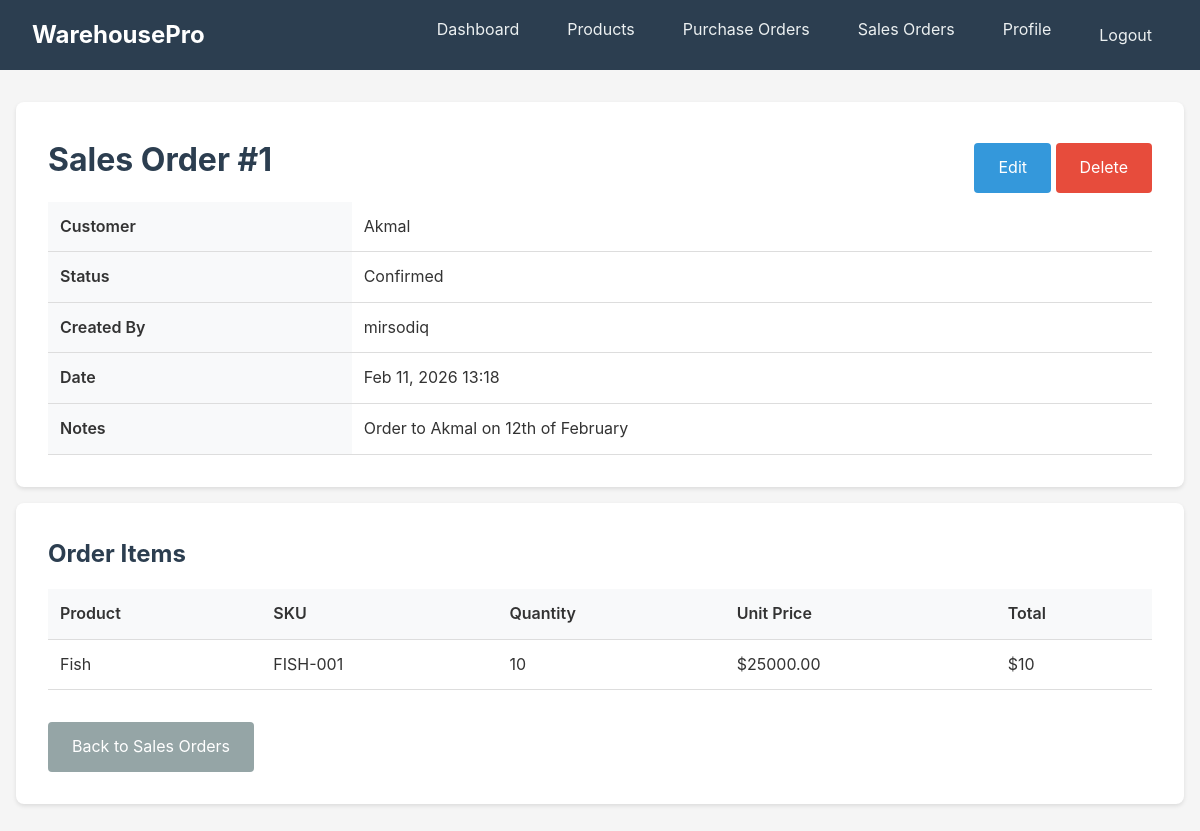
The app's page /orders/sales-orders/1/ (signed in) with its own data.
### orders/models.py (models this page shows, shortened)
class SalesOrder(models.Model):
    class Status(models.TextChoices):
        DRAFT = "DRAFT", "Draft"
        CONFIRMED = "CONFIRMED", "Confirmed"
        SHIPPED = "SHIPPED", "Shipped"
        CANCELLED = "CANCELLED", "Cancelled"
    customer = models.ForeignKey(Customer, on_delete=models.PROTECT, related_name="sales_orders")
    status = models.CharField(max_length=12, choices=Status.choices, default=Status.DRAFT)
    created_by = models.ForeignKey(settings.AUTH_USER_MODEL, on_delete=models.PROTECT, related_name="sales_orders")
    created_at = models.DateTimeField(auto_now_add=True)
    notes = models.TextField(blank=True)

class SalesOrderItem(models.Model):
    sales_order = models.ForeignKey(SalesOrder, on_delete=models.CASCADE, related_name="items")
    product = models.ForeignKey(Product, on_delete=models.PROTECT, related_name="so_items")
    quantity = models.PositiveIntegerField()
    unit_price = models.DecimalField(max_digits=12, decimal_places=2, default=0)
    class Meta:
        unique_together = ("sales_order", "product")

### inventory/models.py (models this page shows, shortened)
class TimeStampedModel(models.Model):
    created_at = models.DateTimeField(auto_now_add=True)
    updated_at = models.DateTimeField(auto_now=True)
    class Meta:
        abstract = True

class Customer(TimeStampedModel):
    name = models.CharField(max_length=200)
    phone = models.CharField(max_length=50, blank=True)
    email = models.EmailField(blank=True)
    address = models.TextField(blank=True)

class Product(TimeStampedModel):
    name = models.CharField(max_length=200)
    sku = models.CharField(max_length=60, unique=True)
    unit_price = models.DecimalField(max_digits=12, decimal_places=2, default=0)
    reorder_level = models.PositiveIntegerField(default=0)
    category = models.ForeignKey(Category, on_delete=models.PROTECT, related_name="products")
    suppliers = models.ManyToManyField(Supplier, related_name="products", blank=True)
    image = models.ImageField(upload_to="products/", blank=True, null=True)

### orders/views.py (the view)
# urls.py: path("sales-orders/<int:pk>/", views.so_detail, name="so_detail"),
@login_required
def so_detail(request, pk):
    order = get_object_or_404(SalesOrder.objects.select_related("customer", "created_by").prefetch_related("items__product"), pk=pk)
    return render(request, "orders/so_detail.html", {"order": order})

### orders/templates/orders/so_detail.html (shortened to what this page needs)
{% extends "base.html" %}
{% block content %}
<div class="card">
    <div style="display: flex; justify-content: space-between; align-items: center;">
        <h1>Sales Order #{{ order.pk }}</h1>
        <div>
            <a href="{% url 'orders:so_update' order.pk %}" class="btn btn-primary">Edit</a>
            <a href="{% url 'orders:so_delete' order.pk %}" class="btn btn-danger">Delete</a>
        </div>
    </div>
    <table>
        <tr>
            <th>Customer</th>
            <td>{{ order.customer.name }}</td>
        </tr>
        <tr>
            <th>Status</th>
            <td>{{ order.get_status_display }}</td>
        </tr>
        <tr>
            <th>Created By</th>
            <td>{{ order.created_by.username }}</td>
        </tr>
        <tr>
            <th>Date</th>
            <td>{{ order.created_at|date:"M d, Y H:i" }}</td>
        </tr>
        {% if order.notes %}
        <tr>
            <th>Notes</th>
            <td>{{ order.notes }}</td>
        </tr>
        {% endif %}
    </table>
</div>
<div class="card">
    <h2>Order Items</h2>
    {% if order.items.all %}
        <table>
            <thead>
                <tr>
                    <th>Product</th>
                    <th>SKU</th>
                    <th>Quantity</th>
                    <th>Unit Price</th>
                    <th>Total</th>
                </tr>
            </thead>
            <tbody>
                {% for item in order.items.all %}
                    <tr>
                        <td>{{ item.product.name }}</td>
                        <td>{{ item.product.sku }}</td>
                        <td>{{ item.quantity }}</td>
                        <td>${{ item.unit_price }}</td>
                        <td>${{ item.quantity|floatformat:0 }}</td>
                    </tr>
                {% endfor %}
            </tbody>
        </table>
    {% else %}
        <p>No items in this order.</p>
    {% endif %}
    <div class="mt-2">
        <a href="{% url 'orders:so_list' %}" class="btn btn-secondary">Back to Sales Orders</a>
    </div>
</div>
{% endblock %}

### templates/base.html (style rules this page uses)
* { margin: 0; padding: 0; box-sizing: border-box; }
body { font-family: -apple-system, BlinkMacSystemFont, 'Segoe UI', Roboto, Oxygen, Ubuntu, sans-serif; line-height: 1.6; color: #333; background-color: #f5f5f5; }
.card { background: #fff; border-radius: 8px; box-shadow: 0 2px 4px rgba(0,0,0,0.1); padding: 2rem; margin-bottom: 1rem; }
.card h1, .card h2 { margin-bottom: 1rem; color: #2c3e50; }
.btn { display: inline-block; padding: 0.75rem 1.5rem; border: none; border-radius: 4px; font-size: 1rem; cursor: pointer; text-decoration: none; transition: background-color 0.2s; }
.btn-primary { background-color: #3498db; color: #fff; }
.btn-secondary { background-color: #95a5a6; color: #fff; }
.btn-danger { background-color: #e74c3c; color: #fff; }
table { width: 100%; border-collapse: collapse; }
table th, table td { padding: 0.75rem; text-align: left; border-bottom: 1px solid #ddd; }
table th { background-color: #f8f9fa; font-weight: 600; }
.mt-2 { margin-top: 2rem; }

### records on screen
SalesOrder: pk "1", customer.name "Akmal", status "Confirmed", created_by.username "mirsodiq", created_at "Feb 11, 2026 13:18", notes "Order to Akmal on 12th of February"
SalesOrderItem: product.name "Fish", product.sku "FISH-001", quantity "10", unit_price "25000.00"
